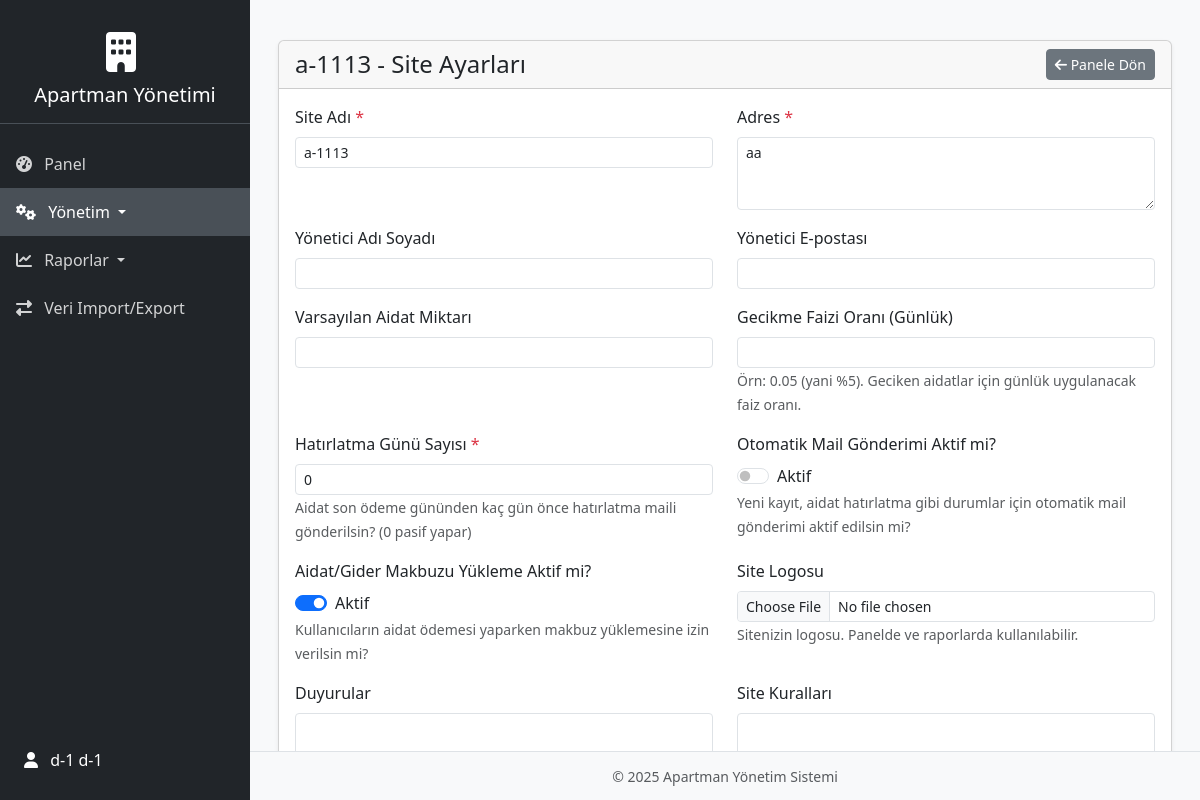
Screenshot of /site-bilgi/ (signed in) with the database file from the repository.
### yonetim/models.py (models this page shows, shortened)
class Kullanici(AbstractUser):
    username = models.CharField(
        _("username"),
        max_length=150,
        unique=True,  # Django'nun USERNAME_FIELD gerekliliği için unique olmalı
        help_text=_("Required. 150 characters or fewer."),
        validators=[AbstractUser.username_validator],
        error_messages={
            "unique": _("A user with that username already exists."),
        },
    )
    email = models.EmailField(_("email address"), blank=True, null=True)
    site_kodu = models.CharField(max_length=100, blank=True, null=True, verbose_name="Site Kodu")
    is_yonetici = models.BooleanField(default=False, verbose_name="Yönetici mi?")
    aktif_daire = models.ForeignKey('Daire', on_delete=models.SET_NULL, null=True, blank=True, related_name='aktif_kullanicisi', verbose_name="Aktif Daire")
    class Meta:
        verbose_name = "Kullanıcı"
        verbose_name_plural = "Kullanıcılar"
        ordering = ['first_name', 'last_name']
        constraints = [
            models.UniqueConstraint(
                fields=['username', 'site_kodu'],
                name='unique_username_per_site',
                violation_error_message="Bu kullanıcı adı bu site için zaten kullanılıyor."
            )
        ]

class Site(models.Model):
    ad = models.CharField(max_length=200, verbose_name="Site Adı")
    adres = models.CharField(max_length=500, verbose_name="Adres")
    kod = models.CharField(max_length=50, unique=True, verbose_name="Site Kodu")
    yonetici = models.ForeignKey(Kullanici, on_delete=models.PROTECT, related_name='yonettigi_siteler', verbose_name="Yönetici")
    yonetici_adi = models.CharField(max_length=150, blank=True, verbose_name="Yönetici Adı Soyadı")
    yonetici_email = models.EmailField(blank=True, verbose_name="Yönetici E-postası")
    aidat_miktari = models.DecimalField(max_digits=10, decimal_places=2, null=True, blank=True, verbose_name="Varsayılan Aidat Miktarı")
    gecikme_faizi_orani = models.DecimalField(max_digits=5, decimal_places=4, null=True, blank=True, help_text="Örn: 0.0050 (yani %0.5). Günlük uygulanacak faiz oranı.", verbose_name="Gecikme Faizi Oranı (Günlük)")
    son_odeme_gunu_oncesi_hatirlatma = models.PositiveIntegerField(default=0, help_text="Aidat son ödeme gününden kaç gün önce hatırlatma maili gönderilsin? (0 pasif yapar)", verbose_name="Hatırlatma Günü Sayısı")
    otomatik_mail_aktif = models.BooleanField(default=False, verbose_name="Otomatik Mail Gönderimi Aktif mi?")
    makbuz_yukleme_aktif = models.BooleanField(default=True, verbose_name="Aidat/Gider Makbuzu Yükleme Aktif mi?")
    logo = models.ImageField(upload_to='site_logolari/', null=True, blank=True, verbose_name="Site Logosu")
    duyurular = models.TextField(blank=True, verbose_name="Duyurular")
    site_kurallari = models.TextField(blank=True, verbose_name="Site Kuralları")
    tanimli_gider_turleri = models.TextField(null=True, blank=True, help_text="Virgülle ayırarak gider türlerini giriniz (örn: Elektrik,Su,Asansör Bakımı).", verbose_name="Tanımlı Gider Türleri")
    class Meta:
        verbose_name = "Site"
        verbose_name_plural = "Siteler"
        ordering = ['ad']

### yonetim/views.py (the view)
# urls.py: path('site-bilgi/', views.site_bilgi_view, name='site_bilgi'),
@login_required
def site_bilgi_view(request):
    user = request.user
    user_site = get_user_site(user)
    if not user_site:
        messages.error(request, "Yönetilecek bir site bulunamadı veya site ile ilişkili değilsiniz.")
        return redirect('yonetim:panel') # Ya da başka bir uygun sayfaya yönlendir
    if not (user.is_yonetici or user.is_superuser):
        messages.warning(request, "Bu sayfayı görüntüleme yetkiniz yok.")
        return redirect('yonetim:panel')
    if request.method == 'POST':
        form = SiteAyarForm(request.POST, request.FILES, instance=user_site)
        if form.is_valid():
            try:
                form.save()
                messages.success(request, "Site bilgileri başarıyla güncellendi.")
                return redirect('yonetim:site_bilgi') # Başarılı güncelleme sonrası aynı sayfaya yönlendir
            except Exception as e:
                messages.error(request, f"Site bilgileri güncellenirken bir hata oluştu: {e}")
        else:
            messages.warning(request, "Lütfen formdaki hataları düzeltin.")
    else:
        form = SiteAyarForm(instance=user_site)
    context = {
        'title': f'{user_site.ad} - Site Ayarları',
        'form': form,
        'user_site': user_site
    }
    return render(request, 'yonetim/site_bilgi.html', context)

### yonetim/templatetags/yonetim_tags.py (called while the page is built)
@register.filter(name='get_user_site')
def get_user_site_tag(user):
    from yonetim.utils import get_user_site as get_user_site_util # IMPORT'U BURAYA TAŞI
    if not user or not user.is_authenticated:
        return None
    return get_user_site_util(user)

### yonetim/utils.py (called while the page is built, shortened)
def get_user_site(user):
    if not user.is_authenticated:
        return None
    Site = apps.get_model('yonetim', 'Site')
    if user.is_yonetici:
        site = Site.objects.filter(yonetici=user).first()
        if site:
            return site

### yonetim/templates/yonetim/site_bilgi.html (shortened to what this page needs)
{% extends 'yonetim/base.html' %}
{% load widget_tweaks %}
{% block content %}
<div class="container mt-4">
    <div class="card shadow-sm">
        <div class="card-header d-flex justify-content-between align-items-center">
            <h4 class="mb-0">{{ title }}</h4>
            <a href="{% url 'yonetim:panel' %}" class="btn btn-sm btn-secondary">
                <i class="fas fa-arrow-left"></i> Panele Dön
            </a>
        </div>
        <div class="card-body">
            <form method="post" enctype="multipart/form-data">
                <div class="row">
                    {% for field in form %}
                        <div class="col-md-6 mb-3">
                            <label for="{{ field.id_for_label }}" class="form-label">{{ field.label }}{% if field.field.required %} <span class="text-danger">*</span>{% endif %}</label>
                            {% if field.name == 'otomatik_mail_aktif' or field.name == 'makbuz_yukleme_aktif' %}
                                <div class="form-check form-switch">
                                    {% render_field field class+='form-check-input' %}
                                    <label class="form-check-label" for="{{ field.id_for_label }}">Aktif</label>
                                </div>
                            {% elif field.widget_type == 'clearablefile' %}
                                {% render_field field class+='form-control form-control-sm' %}
                            {% elif field.widget_type == 'textarea' %}
                                {% render_field field class+='form-control form-control-sm' rows='3' %}
                            {% else %}
                                {% render_field field class+='form-control form-control-sm' %}
                            {% endif %}
                            {% if field.help_text %}
                                <small class="form-text text-muted">{{ field.help_text|safe }}</small>
                            {% endif %}
                        </div>
                    {% endfor %}
                </div>
            </form>
        </div>
    </div>
</div>
{% endblock content %}

### yonetim/templates/yonetim/base.html (shortened to what this page needs)
<!doctype html>
{% load yonetim_tags %}
{% load static %}
{% load i18n %}
{% load humanize %}
{% load widget_tweaks %}
{% now "Y" as current_year_for_link %}
{% now "m" as current_month_for_link %}
<html lang="tr">
<head>
    <link href="https://cdn.jsdelivr.net/npm/bootstrap@5.3.3/dist/css/bootstrap.min.css" rel="stylesheet">
    <link rel="stylesheet" href="https://cdnjs.cloudflare.com/ajax/libs/font-awesome/6.5.1/css/all.min.css" />
</head>
<body>
    <div id="sidebar" class="bg-dark d-flex flex-column" style="height: 100vh;">
        <div class="sidebar-header text-center">
             <a class="navbar-brand text-white" href="{% url 'yonetim:panel' %}">
                {% with user_site=request.user|get_user_site %}
                    {% if user_site and user_site.logo %}
                        <img src="{{ user_site.logo.url }}" alt="Logo" class="d-inline-block align-text-top me-2 rounded img-fluid">
                    {% else %}
                        <i class="fas fa-building fa-2x me-2"></i>
                    {% endif %}
                {% endwith %}
                <h5 class="mt-2 mb-0">Apartman Yönetimi</h5>
            </a>
        </div>
        <ul class="nav flex-column flex-grow-1">
            {% if user.is_authenticated %}
                <li class="nav-item">
                    <a class="nav-link {% if request.resolver_match.url_name == 'panel' %}active{% endif %}" href="{% url 'yonetim:panel' %}"><i class="fas fa-tachometer-alt me-2"></i> Panel</a>
                </li>
                {% if user.is_yonetici or user.is_superuser %}
                <li class="nav-item">
                    <a class="nav-link dropdown-toggle {% if request.resolver_match.url_name in 'site_bilgi blok_yonetimi daire_yonetimi aidat_yonetimi gider_yonetimi kullanici_yonetimi' %}active{% endif %}" href="#managementSubmenu" data-bs-toggle="collapse" aria-expanded="false">
                        <i class="fas fa-cogs me-2"></i> Yönetim
                    </a>
                </li>
                <li class="nav-item">
                    <a class="nav-link dropdown-toggle {% if request.resolver_match.url_name in 'yillik_rapor_pdf aylik_rapor' %}active{% endif %}" href="#reportsSubmenu" data-bs-toggle="collapse" aria-expanded="false">
                        <i class="fas fa-chart-line me-2"></i> Raporlar
                    </a>
                </li>
                <li class="nav-item">
                    <a class="nav-link {% if request.resolver_match.url_name == 'import_export' %}active{% endif %}" href="{% url 'yonetim:import_export' %}"><i class="fas fa-exchange-alt me-2"></i> Veri Import/Export</a>
                </li>
                {% endif %}
            {% endif %}
        </ul>
        {% if user.is_authenticated %}
        <div class="mt-auto mb-3">
            <a class="nav-link text-white d-block px-4" href="#userSubmenu" data-bs-toggle="collapse" aria-expanded="false">
                <i class="fas fa-user me-2"></i> {{ user.get_full_name|default:user.username }}
            </a>
        </div>
        {% endif %}
    </div>
    <div id="content">
        <main class="container mt-0 mb-0 ps-3 pe-3 pt-3 pb-0">
            {% block content %}
            {% endblock content %}
        </main>
        <footer class="footer">
            <small class="text-muted">&copy; {% now "Y" %} Apartman Yönetim Sistemi</small>
        </footer>
    </div>
</body>
</html>

### yonetim/templates/yonetim/base.html (style rules this page uses)
body { background-color: #f8f9fa; display: flex; }
#sidebar { min-width: 250px; max-width: 250px; background: #343a40; color: #fff; transition: all 0.3s; height: 100vh; position: fixed; top: 0; left: 0; z-index: 1000; padding-top: 1rem; overflow-y: auto; }
#sidebar .nav-link { color: rgba(255, 255, 255, 0.8); padding: 0.75rem 1rem; }
#sidebar .nav-link:hover, #sidebar .nav-link.active { color: #fff; background: #495057; }
#sidebar .sidebar-header { padding: 1rem; font-size: 1.25rem; border-bottom: 1px solid #495057; margin-bottom: 1rem; }
#content { width: calc(100% - 250px); margin-left: 250px; height: 100vh; display: flex; flex-direction: column; overflow: hidden; }
#content > main.container { flex-grow: 1; overflow-y: hidden; padding: 1rem; display: flex; flex-direction: column; }
.footer { background-color: #f8f9fa; border-top: 1px solid #dee2e6; padding: 0.75rem 0; text-align: center; flex-shrink: 0; width: 100%; }

### rows the page displays
Kullanici: get_full_name "d-1 d-1"
Site: ad "a-1113" "0", adres "aa", makbuz_yukleme_aktif "☑"

### other values shown
{{ title }} "a-1113 - Site Ayarları"
{{ field.label }} "Site Adı" "Adres" "Yönetici Adı Soyadı" "Yönetici E-postası" "Varsayılan Aidat Miktarı" "Gecikme Faizi Oranı (Günlük)" "Hatırlatma Günü Sayısı" "Otomatik Mail Gönderimi Aktif mi?" "Aidat/Gider Makbuzu Yükleme Aktif mi?" "Site Logosu" "Duyurular" "Site Kuralları"
{{ field.help_text|safe }} "Örn: 0.05 (yani %5). Geciken aidatlar için günlük uygulanacak faiz oranı." "Aidat son ödeme gününden kaç gün önce hatırlatma maili gönderilsin? (0 pasif yapar)" "Yeni kayıt, aidat hatırlatma gibi durumlar için otomatik mail gönderimi aktif edilsin mi?" "Kullanıcıların aidat ödemesi yaparken makbuz yüklemesine izin verilsin mi?" "Sitenizin logosu. Panelde ve raporlarda kullanılabilir."
